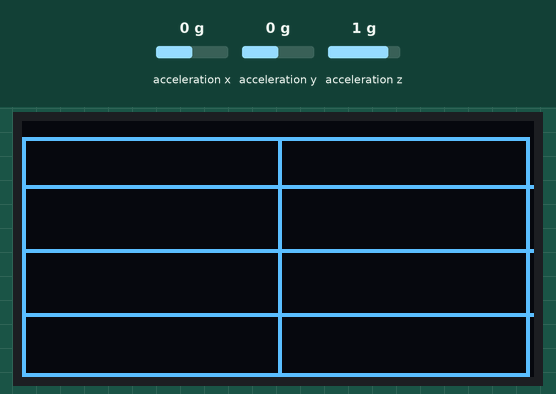
Simulated run of this sketch. Board: ESP8266 (Wemos D1 mini). Parts: 128×64 one-colour display. Wiring (inferred from the names in the program): ADXL345 accelerometer at I2C address 0x53. The inputs (shaded band) are chosen by the test bench; at power-on: acceleration x 0 g, acceleration y 0 g, acceleration z 1 g. WiFi joins after 1.5 s; servers stay silent unless stated; what the sketch prints to the serial monitor is not drawn.

Above: at 2.7 s.
2.8 s: acceleration x set to -1.4 g
At 3.06 s:
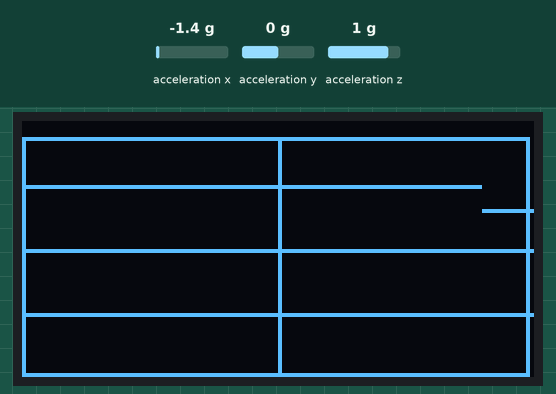
4.4 s: acceleration y set to -1.4 g
At 4.66 s:
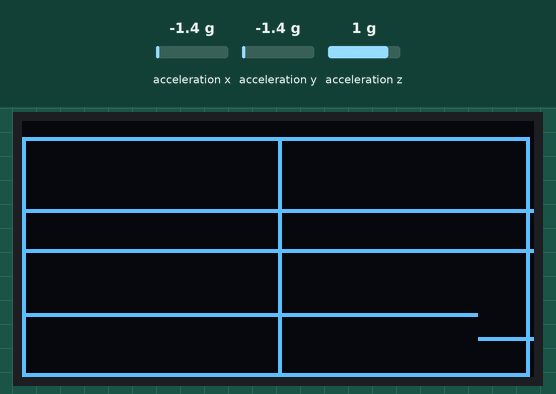
6.0 s: acceleration x set to -0.8 g
At 6.27 s:
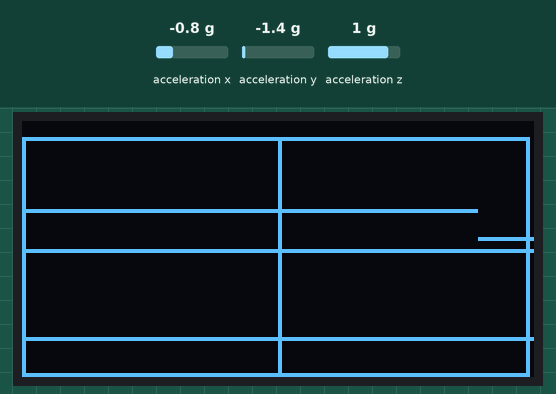
7.6 s: acceleration y set to -0.8 g
At 9.9 s:
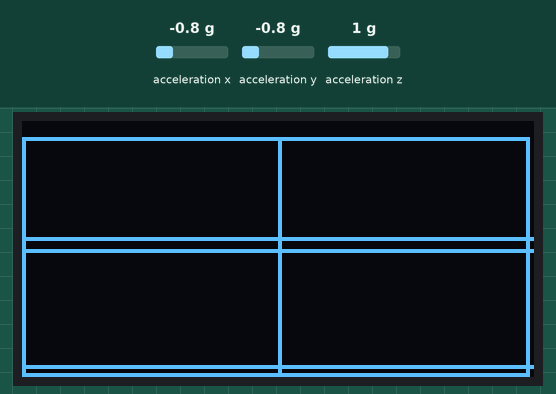
Timing chart, 0 to 10.2 s (numbered marks = the images above; inputs shaded):
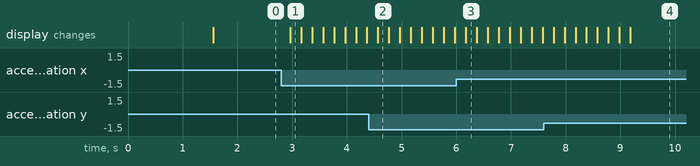

Measured:
- after the input at 2.8 s, the display: changes after 0.16 s (image 1)
- after the input at 4.4 s, the display: changes after 0.17 s (image 2)
- after the input at 6.0 s, the display: changes after 0.17 s (image 3)
- after the input at 7.6 s, the display: first changes after 0.18 s (image 4 shows a later state)

The sketch:

PCB1.ino
```cpp
#include <ESP8266WiFi.h>
#include <Wire.h>
#include <Adafruit_SSD1306.h>
#include <Adafruit_GFX.h>
Adafruit_SSD1306 dis(128, 64);
IPAddress ip(192, 168, 0, 10);
IPAddress gateway(192, 168, 0, 1);
IPAddress subnet(255, 255, 255, 0);

// IPAddress subnet()
WiFiServer server(80);
char *ssid = "WeMos";
char *pass = "12345678";
void setup()
{
  Serial.begin(115200);
  Wire.begin();
  WiFi.config(ip, gateway, subnet);
  WiFi.begin(ssid, pass);
  while (WiFi.status() != WL_CONNECTED)
  {
    Serial.println(".");
    delay(500);
  }
  Serial.println("connected");
  Serial.println(WiFi.localIP());
  Wire.beginTransmission(0x53);
  Wire.write(0x2D);
  Wire.write(0x08);
  Wire.endTransmission();
  Wire.beginTransmission(0x53);

  Wire.write(0x31);
  Wire.write(0x00);
  Wire.endTransmission();
  dis.begin(SSD1306_SWITCHCAPVCC, 0x3c);
  server.begin();
}
u32 laptime[4] = {0};
u32 lap(int time) {
  return micros() - laptime[time];
}
int16_t read[2][128];
int count = 0;
void loop()
{
  int16_t *axis;
  WiFiClient client = server.available();

  if (lap(1) >= 10000)
  {
    axis = adxl();
    laptime[1] = micros();

    read[0][127] = axis[0];
    read[1][127] = axis[1];
    for (int g = 0; g < 2; g++)
    {
      for (int i = 0; i < 127; i++)
      {
        read[g][i] = read[g][i + 1];
      }
    }
  }
  if (client && axis[0]>128)
  {
    count ++;
    if (client.connected())
    {
      Serial.println("connected to client");

      if (client.available())
      {
        while (client.available())
        {
          Serial.println(client.readStringUntil('\n'));
        }
          client.println(axis[0]);
          client.flush();
          client.stop();
      }
    }
  }
  if (lap(2) >= 2'000'00)
  {
    laptime[2] = micros();
    dis.clearDisplay();
    for (int i = 0; i < 128; i++)
    {
      dis.drawPixel(i, map(read[0][i], -256, 256, 32, 0), WHITE);
      dis.drawPixel(i, map(read[1][i], -256, 256, 64, 32), WHITE);


    }

    draw();
    dis.display();
  }
}
int16_t *adxl()
{
  int i = 0;

  static char axis_buffer[7] = {0};

  static int16_t axis[3];
  Wire.beginTransmission(0x53);
  Wire.write(0x32);
  Wire.requestFrom(0x53, 6);
  while (Wire.available())
  {
    axis_buffer[i] = Wire.read();
    i++;
  }
  Wire.endTransmission();
  axis[0] = axis_buffer[1] << 8 | axis_buffer[0];

  axis[1] = axis_buffer[3] << 8 | axis_buffer[2];

  axis[2] = axis_buffer[5] << 8 | axis_buffer[4];

  return axis;
}
void draw()
{
  dis.drawRect(0, 4, 127, 60, 1);
  dis.writeFastVLine(64, 4, 60, 1);
  dis.writeFastHLine(0, 32, 128, 1);
}
```
